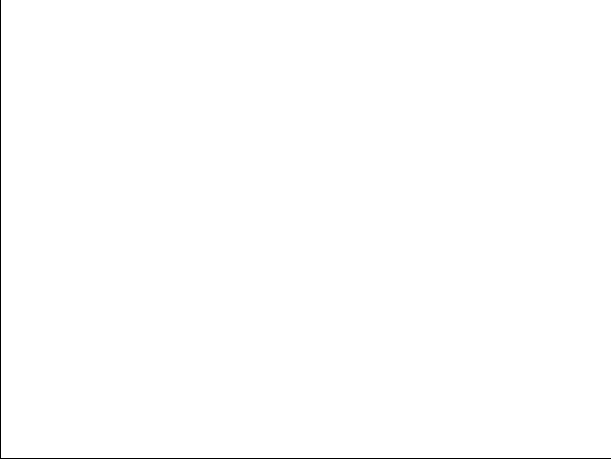
#> input picture HW[1]/background.png, 611 x 459 px
$ jupyter execute FCV_HW1.ipynb
#> lines starting #> are read from the running program, lines starting #| are printed output that depends on the picture; after the words box and inside, x2 and y2 are one past the last pixel; in counts of white or black regions, pixels touching at a corner belong together
[cell 1]
import cv2
from google.colab.patches import cv2_imshow

[cell 2]
img = cv2.imread('background.png')
#> img is the input picture: shape (459, 611, 3); values 198 (black) and 255 (white), 99.6% white; black in thin lines or dots

[cell 3]
img = cv2.cvtColor(img, cv2.COLOR_BGR2RGB)

[cell 4]
img = cv2.resize(img, (570, 290))
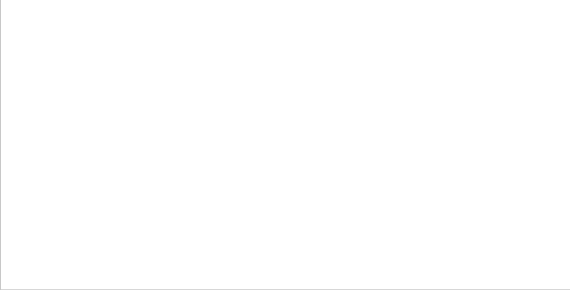
#> img: shape (290, 570, 3); min 199, max 255, mean 254.8

[cell 5]
color = (0, 0, 0)
width = 560
height = 280
x, y = (5, 5)
img = cv2.line(img, (x, y), (x + width, y), color)
img = cv2.line(img, (x, y), (x, y + height), color)
img = cv2.line(img, (x + width, y), (x + width, y + height), color)
img = cv2.line(img, (x, y + height), (x + width, y + height), color)
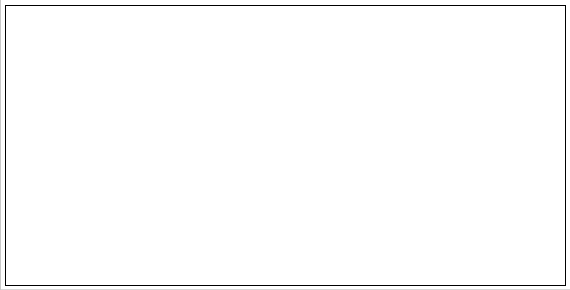
#> img: shape (290, 570, 3); min 0, max 255, mean 252.2

[cell 6]
cv2_imshow(img)

[cell 7]
img = cv2.circle(img, (x, y), 5, (255, 0, 0))
#> img: shape (290, 570, 3); 0.02% of pixels changed, all inside (x1, y1, x2, y2) = (0, 0, 11, 11)
img = cv2.circle(img, (x + width, y), 5, (0, 255, 0))
#> img: shape (290, 570, 3); mean R, G, B 252.1, 252.1, 252.1
img = cv2.circle(img, (x, y + height), 5, (0, 0, 255))
#> img: shape (290, 570, 3); mean R, G, B 252.1, 252.1, 252.1
img = cv2.circle(img, (x + width, y + height), 5, (255, 255, 0))
#> img: shape (290, 570, 3); mean R, G, B 252.1, 252.1, 252.1

[cell 8]
cv2_imshow(img)

[cell 9]
center_line_points = [(x + i, y + height // 2) for i in range(0, 561, 560//7)]

[cell 10]
rectangle_points = [(x, y), (x + width, y), (x, y + height), (x + width, y + height)]
for i in rectangle_points:
    for j in center_line_points:
        cv2.line(img, i, j, color)
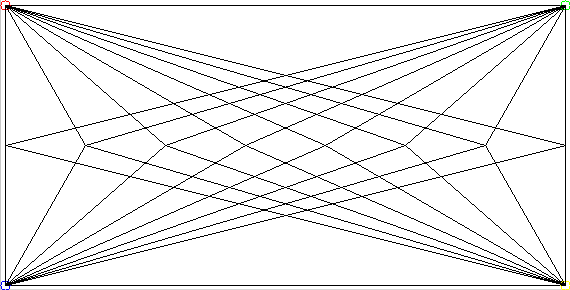
#> img: shape (290, 570, 3); mean R, G, B 238.3, 238.3, 238.2

[cell 11]
cv2_imshow(img)

[cell 12]
cv2.imwrite('mypic.jpg', img)
#> Out = True
